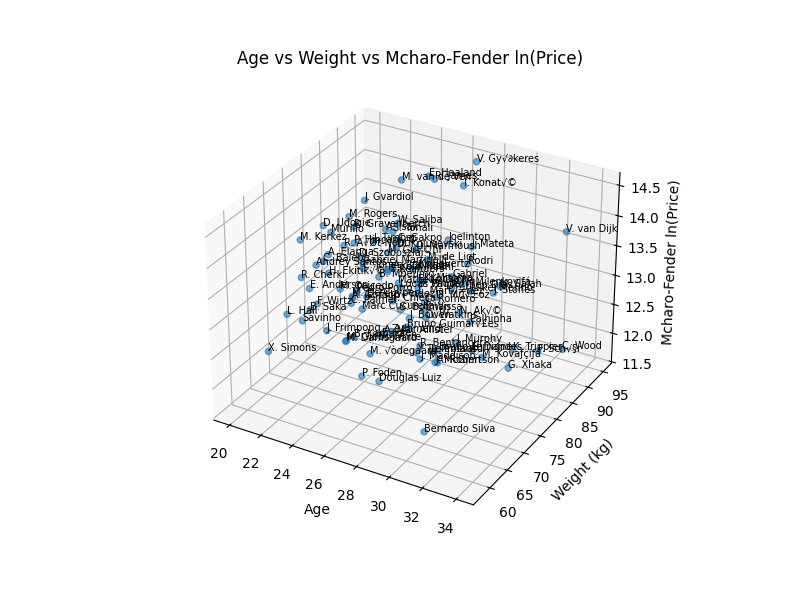

Write Python code to recreate this figure.
import pandas as pd
import matplotlib.pyplot as plt
from mpl_toolkits.mplot3d import Axes3D  # noqa: F401

# -----------------------------
# 1. Load Excel file
# -----------------------------
file_path = "Book2.xlsx"
df = pd.read_excel(file_path)

# -----------------------------
# 2. Select required columns
# -----------------------------
cols = ["age", "weight_kg", "mcharo_fender_ln_price", "short_name"]
df = df[cols].dropna()

# -----------------------------
# 3. Create 3D plot
# -----------------------------
fig = plt.figure(figsize=(8, 6))
ax = fig.add_subplot(111, projection="3d")

ax.scatter(
    df["age"],
    df["weight_kg"],
    df["mcharo_fender_ln_price"],
    alpha=0.6
)

# -----------------------------
# 4. Label points (IMPORTANT PART)
# -----------------------------
for _, row in df.iterrows():
    ax.text(
        row["age"],
        row["weight_kg"],
        row["mcharo_fender_ln_price"],
        row["short_name"],
        fontsize=7
    )

ax.set_xlabel("Age")
ax.set_ylabel("Weight (kg)")
ax.set_zlabel("Mcharo-Fender ln(Price)")
ax.set_title("Age vs Weight vs Mcharo-Fender ln(Price)")
plt.savefig("primerarecard.png")
plt.show()
